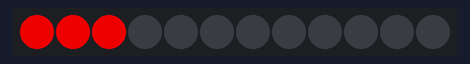
This sketch was run on a simulated Arduino Uno, built with avr-gcc and run on an emulated ATmega328P. On the bench: 12 RGB LEDs in strip order, left to right.

Above: at 0.1 s.
At 1.1 s:
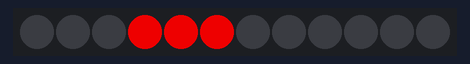
At 2.1 s:
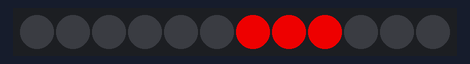
At 3.1 s:
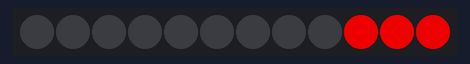
At 4.1 s:
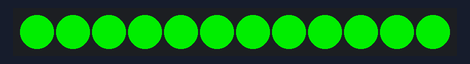

Measured:
- by itself, everything shown: repeats every 5.0 s, in 5 steps
- what the display in image 1 shows lasts 1.0 s, from 1.0 s to 2.0 s

The sketch:

leds.ino
```cpp
#include <FastLED.h>
#include <string.h>

#define LED_PIN     6
#define NUM_LEDS    12

CRGB leds[NUM_LEDS];

void setup() {
    FastLED.addLeds<WS2812, LED_PIN, GRB>(leds, NUM_LEDS);
    FastLED.clear(); // Clear all LEDs
    FastLED.show();  // Make sure to call show() to update the LEDs
}

void lightHelper(char* dir) {

    int start, end;
    CRGB color;

    start = 0;
    end = NUM_LEDS;
    color = CRGB(0, 200, 0);

    FastLED.clear();

    if (!strcmp(dir,"forward")) {
        start = 0;
        end = start + NUM_LEDS / 4;
        color = CRGB(200, 0, 0);
    }

    if (!strcmp(dir, "backward")) {
        start = NUM_LEDS / 4;
        end = start + NUM_LEDS / 4;
        color = CRGB(200, 0, 0);
    }

    if (!strcmp(dir, "right")) {
        start = 2 * (NUM_LEDS / 4);
        end = start + NUM_LEDS / 4;
        color = CRGB(200, 0, 0);
    }

    if (!strcmp(dir, "left")) {
        start = 3 * (NUM_LEDS / 4);
        end = start + NUM_LEDS / 4;
        color = CRGB(200, 0, 0);
    }

    for (int i = start; i < end; i++) {
        leds[i] = color;
    }

    FastLED.show(); // Show the updated LED colors
}

/*
void loop(){
    for (int i = 0; i < 2; i++) {
        leds[i] = CRGB(0, 0, 50);
    }
    FastLED.show(); // Show the updated LED
}
*/


void loop() {
    char* temp[5];
    temp[0] = "forward";
    temp[1] = "backward";
    temp[2] = "right";
    temp[3] = "left";
    temp[4] = "center";

    int i;
    char* curr;

    i = 0;

    while(1) {
      curr = temp[i % 5];
      lightHelper(curr);
      delay(1000);
      i++;
    }

}
```
